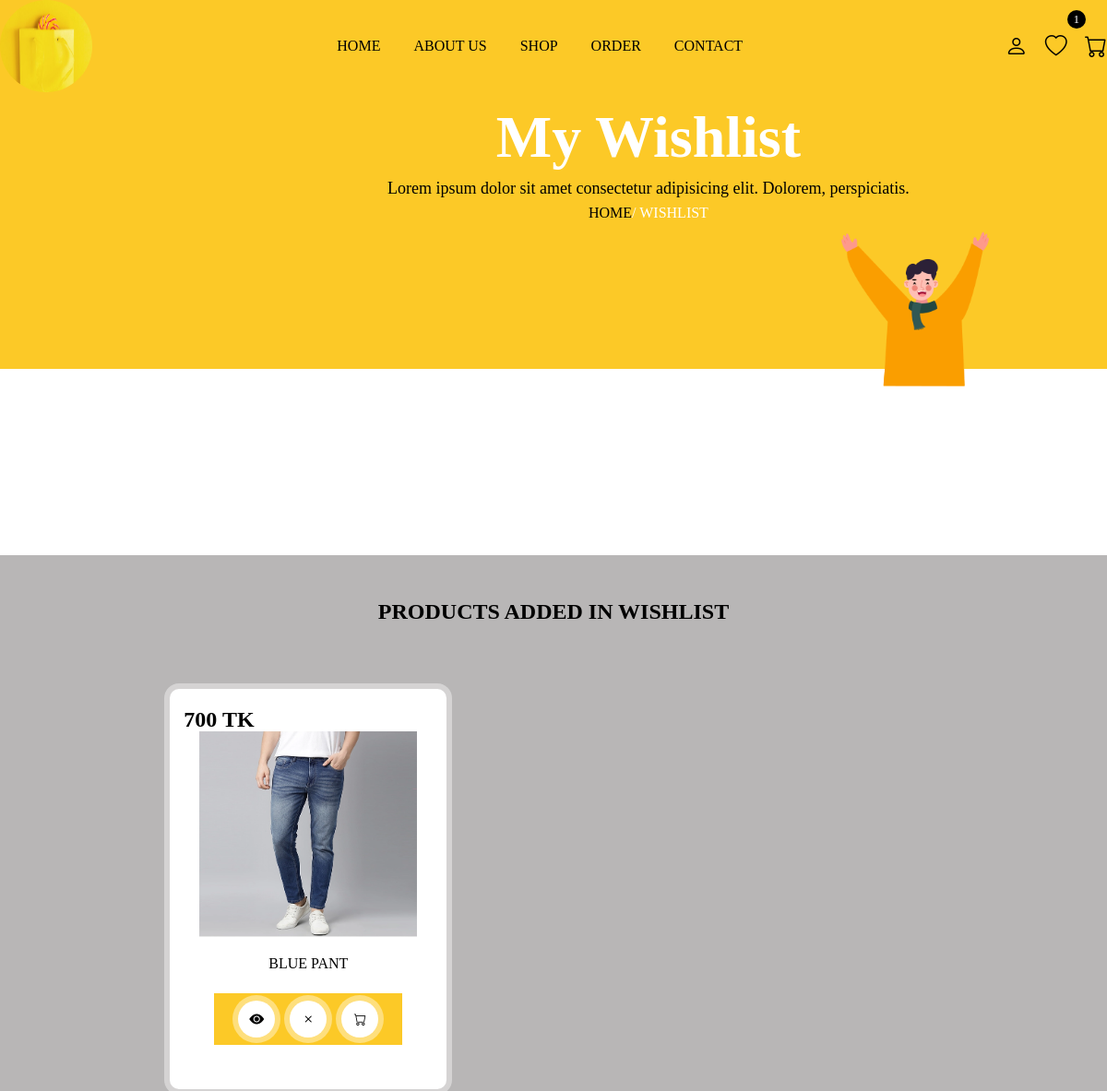
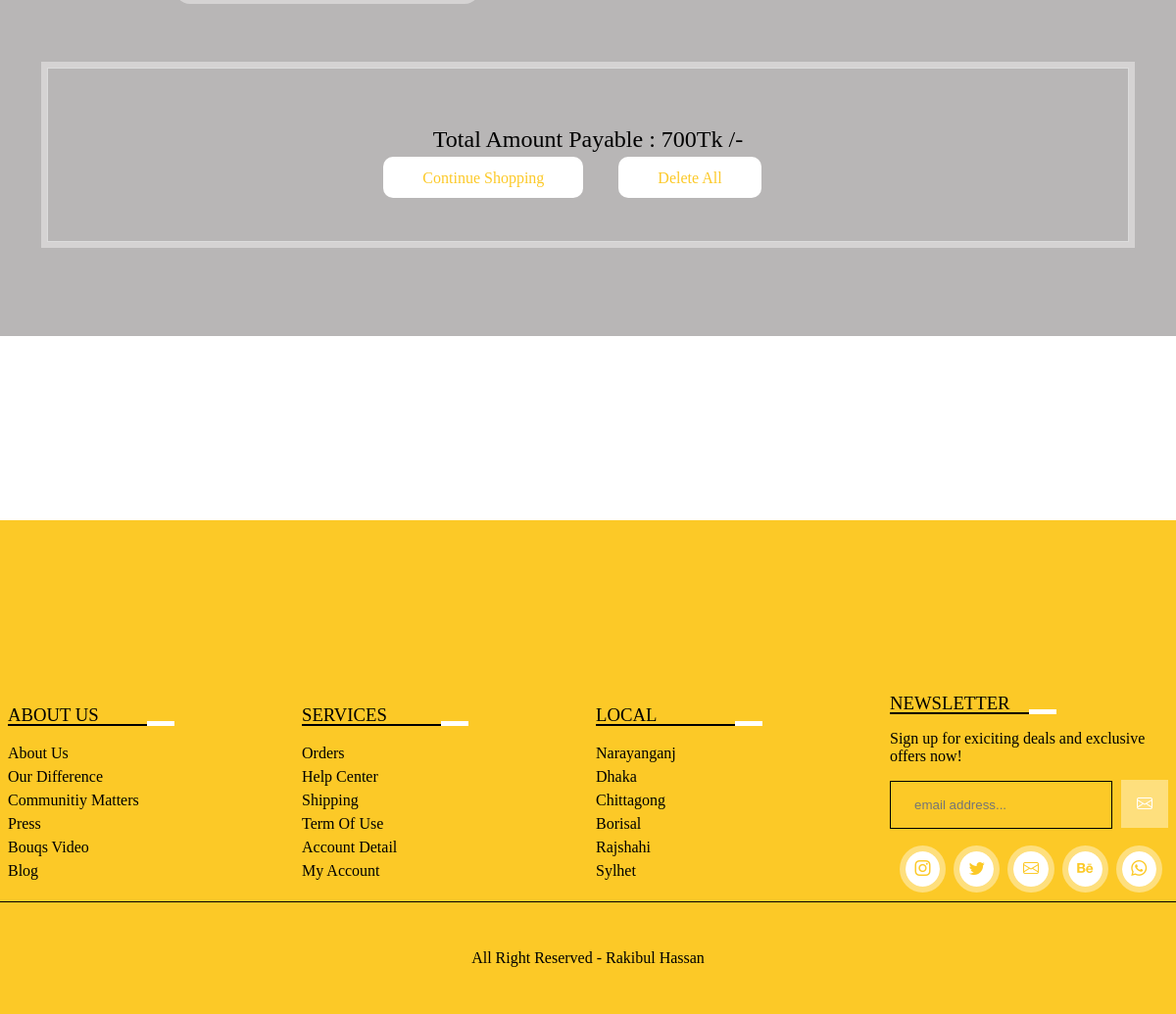
The app's page /wishlist.php (signed in) with its own data (2 pictures, top to bottom).
### tables this page shows
CREATE TABLE `wishlist` (
  `id` int(255) NOT NULL,
  `user_id` int(255) NOT NULL,
  `pid` int(255) NOT NULL,
  `name` varchar(255) NOT NULL,
  `price` varchar(255) NOT NULL,
  `image` varchar(255) NOT NULL
);

### wishlist.php (the view, shortened to what this page needs)
<?php
    include 'connection.php';
?>
<!DOCTYPE html>
<html lang="en">
<head>
    <link rel="stylesheet" href="https://cdn.jsdelivr.net/npm/bootstrap-icons@1.9.1/font/bootstrap-icons.css">
</head>
<body>
<?php include 'header.php'; ?>
<div class="banner">
      <div class="banner">
        <div class="detail">
                <h1>my wishlist</h1>
                <p>Lorem ipsum dolor sit amet consectetur adipisicing elit. Dolorem, perspiciatis.</p>
                <a href="index.php">home</a><span>/ wishlist</span>
            </div>
</div>
<section class="shop">
    <h1 class="title">products added in wishlist</h1>
        <div class="shop-content">
             <?php
               $grand_total=0;
               $select_wishlist = mysqli_query($conn,"SELECT * FROM `wishlist`") or die('query failed');
               if(mysqli_num_rows($select_wishlist)>0){
                  while($fetch_products=mysqli_fetch_assoc($select_wishlist)){
              ?>
              <form method="post" class="card">
                   <img src="image/<?php echo $fetch_products['image']; ?>">
                   <div class="price"><?php echo $fetch_products['price']; ?> Tk</div>
                   <div class="name"><?php echo $fetch_products['name']; ?></div>
                   <div class="icon">
                       <a href="view_page.php?pid=<?php echo $fetch_products['id']; ?>" class="bi bi-eye-fill"></a>
                       <a href="wishlist.php?delete=<?php echo $fetch_products['id']; ?>" class="bi bi-x" onclick="return confirm('do you want to delete this item from your wishlist')"></a>
                       <button type="submit" name="add_to_cart" class="bi bi-cart"></button>
                   </div>
              </form>
              <?php
                  $grand_total+=$fetch_products['price'];
                 }
                }else{
                   echo '<p class="empty">no products added yet!</p>';
                }
               ?>
        </div>
        <div class="wishlist_total">
             <p>total amount payable : <span><?php echo $grand_total; ?>Tk /-</span></p>
             <a href="shop.php" class="btn">continue shopping</a>
             <a href="wishlist.php?delete_all" class="btn <?php echo ($grand_total)?'':'disabled' ?>" onclick="return confirm('do you want to delete all items in your wishlist')">delete all</a>
            </div>
</section>
<?php include 'footer.php'; ?>
</body>
</html>

### style.css (style rules this page uses)
* { margin: 0; padding: 0; box-sizing: border-box; }
:root { --box-shadow: 0px 0px 0px 6px rgb(255 255 255/40%); --orange: #fcc927; }
a { text-decoration: none; }
.btn { padding: .8rem 2.5em; text-transform: uppercase; background: #fff; color: var(--orange); border-radius: 10px; cursor: pointer; }
.title { text-align: center; margin-bottom: 1rem; }
input,button,textarea, select { outline: none; border: 1px solid #55555544; background: transparent; width: 100%; padding: 1rem 1.5rem; border-radius: 10px; margin: 1rem 0; }
button { cursor: pointer; }
.banner { background: var(--orange); width: 100%; height: 50vh; position: relative; z-index: 1; }
.banner::before { position: absolute; content: ''; bottom: -18%; right: 0; background-image: url('img/14.png'); width: 316px; height: 245px; background-size: 216px; background-repeat: no-repeat; }
.banner .detail { position: absolute; padding: 7rem 0; left: 35%; text-align: center; z-index: 200; }
.banner .detail h1 { font-size: 4rem; color: #fff; text-transform: capitalize; }
.banner .detail p { font-size: 18px; line-height: 2; }
.banner .detail a { text-transform: uppercase; color: #000; }
.banner .detail span { color: #fff; }

### records on screen
wishlist: image (picture), price "700", name "BLUE PANT"

### other values on screen
$wishlist_num_rows "1"
$grand_total "700"
